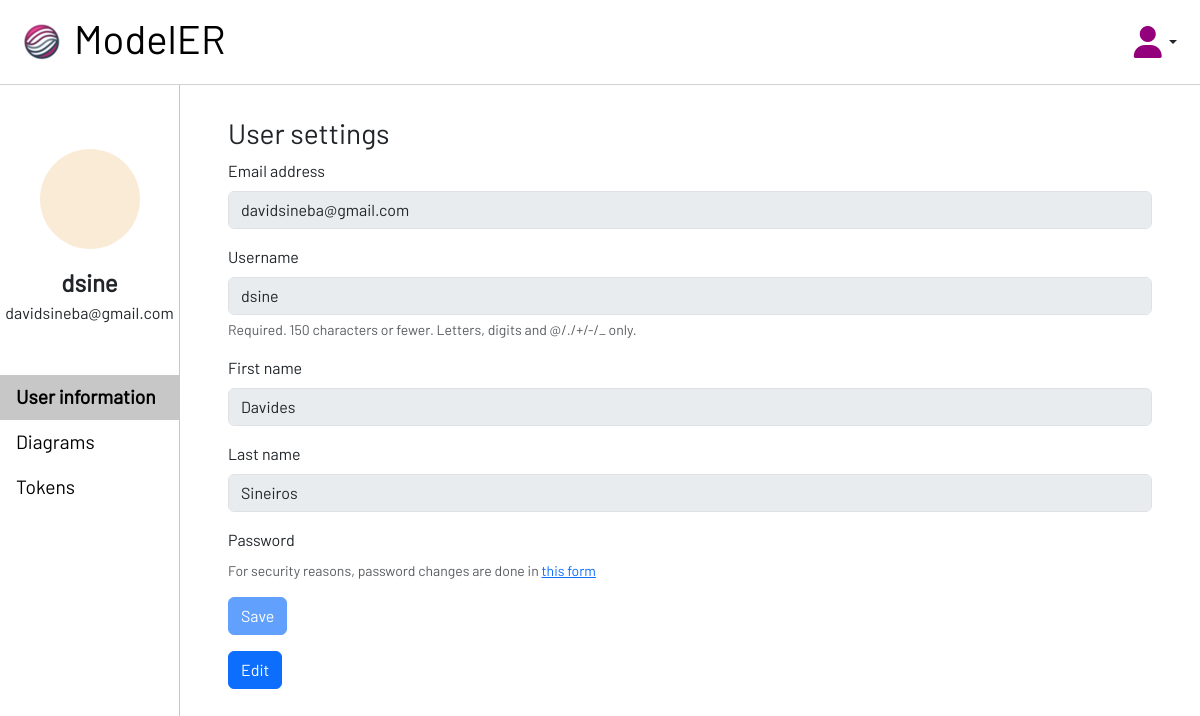
Page /modeler/profile/settings (signed in) on the earlier database version.
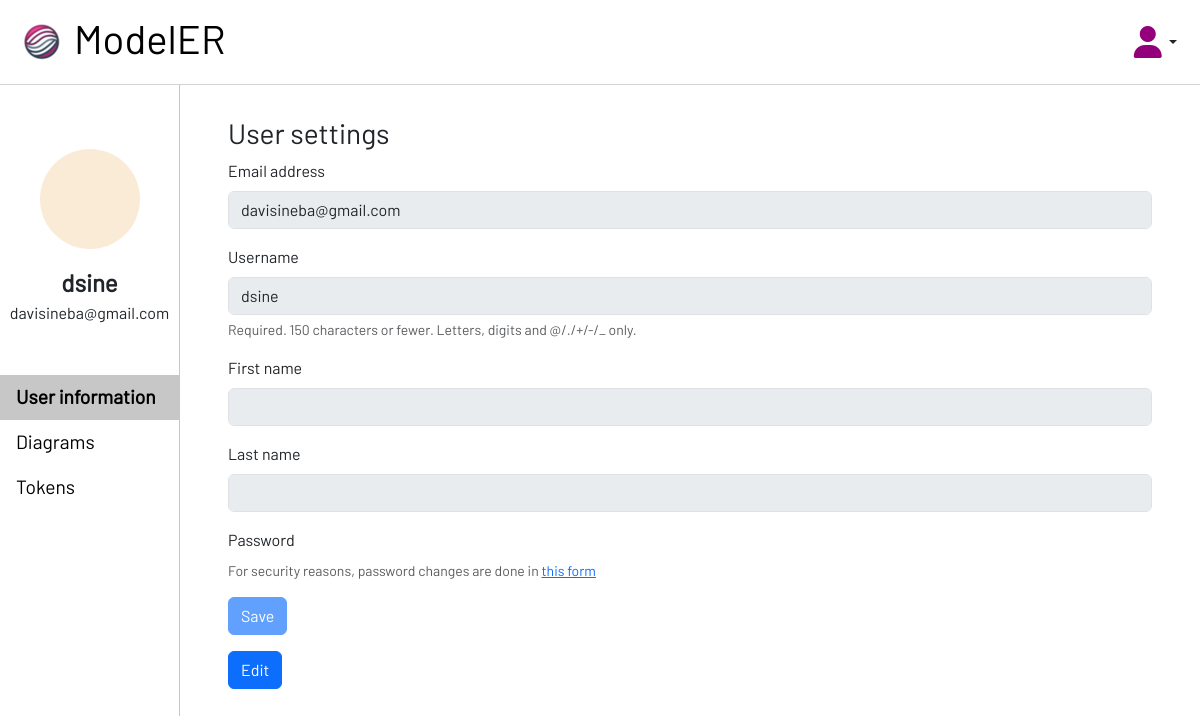
Same page on the later database version.
### users/models.py (models this page shows)
class User(AbstractUser):
    objects = CustomUserManager()

### modeler/views.py (the view, shortened to what this page needs)
# urls.py: path('profile/settings', views.ProfileSettingsView.as_view(), name='profile_settings'),
class ProfileSettingsView(LoginRequiredMixin, FormView):
    template_name = 'modeler/profile/settings.html'
    form_class = UserChangeForm
    def get_context_data(self, **kwargs):
        context = super().get_context_data(**kwargs)
        form = self.form_class(instance=self.request.user)
        active = {
            'general': '',
            'settings': 'active',
            'diagrams': '',
            'tokens': ''
        }
        context['active'] = active
        context['form'] = form
        return context
    def get(self, request, *args, **kwargs):
        return render(request, self.template_name, self.get_context_data())

### users/forms.py
class UserChangeForm(UserChangeForm):
    class Meta:
        model = User
        fields = ("email", "username", 'first_name', 'last_name')

### modeler/templates/modeler/profile/settings.html (shortened to what this page needs)
{% extends 'modeler/profile/index.html' %}
{% load static %}
{% block profile %}
    <div id="user-setting" class="profile-tab-content tab-content">
        <h3>User settings</h3>
            <form method="post" id="form">
                <fieldset id="change-form" disabled>
                    {% for field in form %}
                        {% if field.html_name != 'password' %}
                        <div class="mb-3">
                            <label for="{{ field.id_for_label }}" class="form-label">{{ field.label }}</label>
                            <input type="text" id="{{ field.id_for_label }}" name="{{field.html_name}}" class="form-control" value="{{ field.value }}">
                            <div id="{{field.html_name}}HelpBlock" class="form-text">{{ field.help_text }}</div>
                        </div>
                        {% else %}
                        <div class="mb-3">
                            <div class="form-label">{{ field.label }}</div>
                            <div id="{{field.html_name}}HelpBlock" class="form-text">
                                For security reasons, password changes are done in <a href="{% url 'users:password_change' %}">this form</a>
                            </div>
                        </div>
                        {% endif %}
                    {% endfor %}
                    <button type="submit" class="btn btn-primary">Save</button>
                </fieldset>
              </form>
              <button id="edit" class="btn btn-primary mt-3">Edit</button>
    </div>
{% endblock %}

### modeler/templates/modeler/profile/index.html
{% extends 'modeler/master.html' %}
{% load static %}
{% block head %}
    <link rel="stylesheet" href="{% static 'modeler/profile.css' %}">
{% endblock %}
{% block content %}
    <div class="grid profile-grid">
        <div class="flex flex-column" id="profile-left">
            <div class="flex flex-column acenter" id="user-main">
                <div class="user-avatar" style="background-color: antiquewhite;"></div>
                <div class="spacer-16"></div>
                <span class="bold" id="user-name">{{user}}</span>
                <span>{{user.email}}</span>
            </div>
            <div class="profile-tabs">
                <a href="{% url 'modeler:profile_settings' %}" class="profile-tab tab {{active.settings}}">User information</a>
                <a href="{% url 'modeler:profile_diagrams' %}" class="profile-tab tab {{active.diagrams}}">Diagrams</a>
                <a href="{% url 'modeler:profile_tokens' %}" class="profile-tab tab {{active.tokens}}">Tokens</a>
            </div>
        </div>
        {% block profile %}{% endblock %}
{% endblock %}

Differences in the rows shown:
changed User "dsine": email "davidsineba@gmail.com" → "davisineba@gmail.com"
Other differences:
list line gone: "Davides"
list line gone: "Sineiros"
